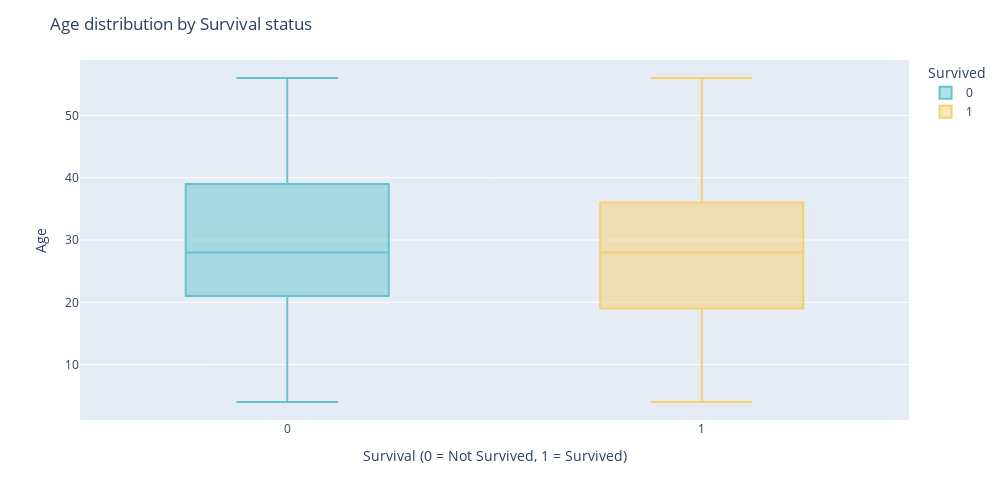

The notebook cell this image was saved under:
### Code cell
fig = px.box(df,x="Survived",y="Age",color="Survived", color_discrete_sequence=px.colors.qualitative.Pastel)
fig.update_layout(title="Age distribution by Survival status",xaxis_title="Survival (0 = Not Survived, 1 = Survived)",yaxis_title="Age",width=1000,height=500)

### Figure 1 — Plotly figure (JSON) as saved in the notebook; plotly's stock layout.template omitted (floating-point values rounded to 4 significant figures; data arrays with more than 128 entries replaced by an {"elided": "..."} marker saying what was removed)
{"data": [{"alignmentgroup": "True", "hovertemplate": "Survived=%{x}<br>Age=%{y}<extra></extra>", "legendgroup": "0", "marker": {"color": "rgb(102, 197, 204)"}, "name": "0", "notched": false, "offsetgroup": "0", "orientation": "v", "showlegend": true, "type": "box", "x": {"elided": "549 int values"}, "x0": " ", "xaxis": "x", "y": {"elided": "549 float values"}, "y0": " ", "yaxis": "y"}, {"alignmentgroup": "True", "hovertemplate": "Survived=%{x}<br>Age=%{y}<extra></extra>", "legendgroup": "1", "marker": {"color": "rgb(246, 207, 113)"}, "name": "1", "notched": false, "offsetgroup": "1", "orientation": "v", "showlegend": true, "type": "box", "x": {"elided": "342 int values"}, "x0": " ", "xaxis": "x", "y": {"elided": "342 float values"}, "y0": " ", "yaxis": "y"}], "layout": {"boxmode": "overlay", "height": 500, "legend": {"title": {"text": "Survived"}, "tracegroupgap": 0}, "margin": {"t": 60}, "title": {"text": "Age distribution by Survival status"}, "width": 1000, "xaxis": {"anchor": "y", "categoryarray": [0, 1], "categoryorder": "array", "domain": [0, 1], "title": {"text": "Survival (0 = Not Survived, 1 = Survived)"}}, "yaxis": {"anchor": "x", "domain": [0, 1], "title": {"text": "Age"}}}}
